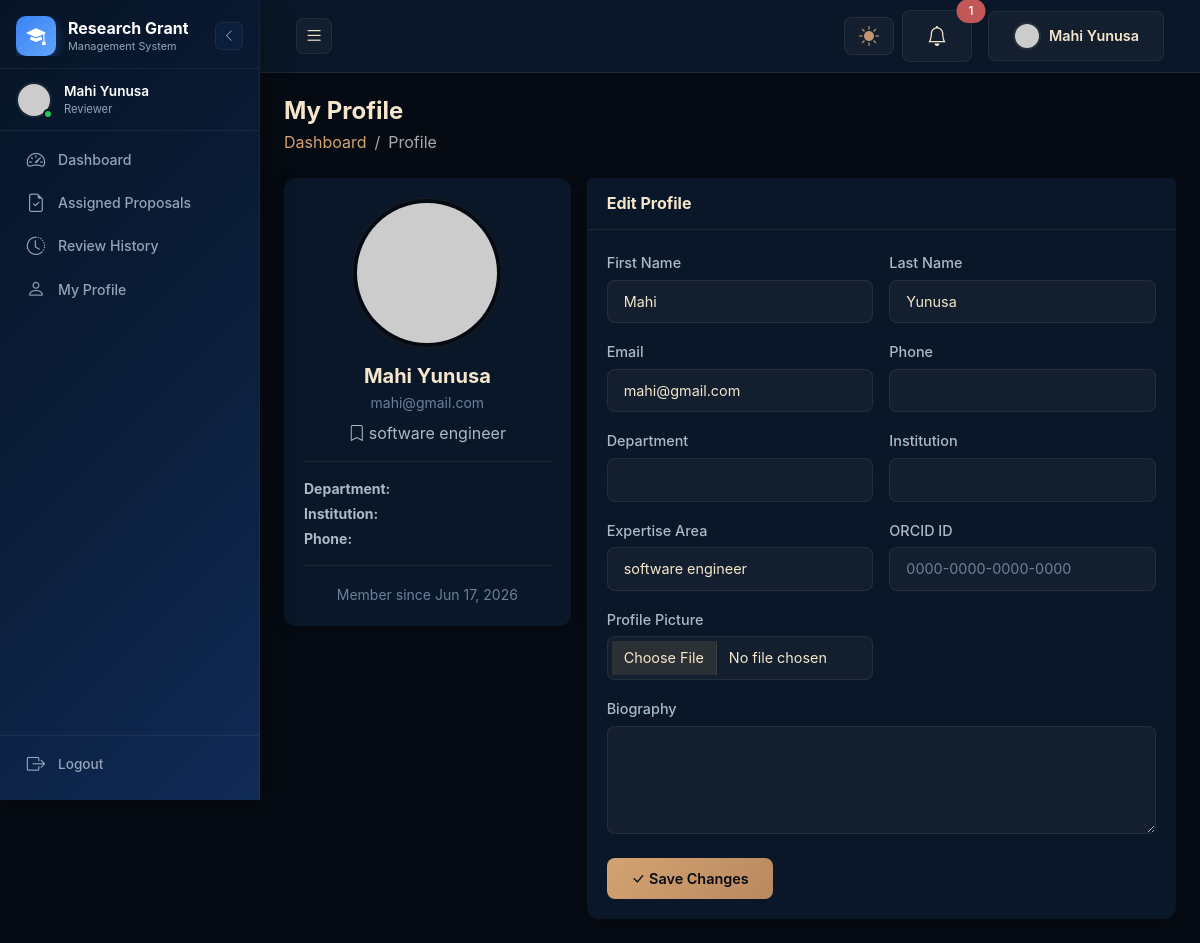
Page /reviewer/pages/profile.php (signed in) on the committed database.
### tables this page shows
CREATE TABLE `users` (
  `id` int(11) NOT NULL AUTO_INCREMENT,
  `username` varchar(100) NOT NULL,
  `email` varchar(255) NOT NULL,
  `password` varchar(255) NOT NULL,
  `first_name` varchar(100) DEFAULT NULL,
  `last_name` varchar(100) DEFAULT NULL,
  `role` enum('admin','researcher','reviewer') NOT NULL DEFAULT 'researcher',
  `profile_picture` varchar(255) DEFAULT NULL,
  `phone` varchar(50) DEFAULT NULL,
  `department` varchar(255) DEFAULT NULL,
  `institution` varchar(255) DEFAULT NULL,
  `biography` text,
  `orcid_id` varchar(100) DEFAULT NULL,
  `google_scholar` varchar(255) DEFAULT NULL,
  `research_interests` text,
  `qualification` varchar(255) DEFAULT NULL,
  `cv_file` varchar(255) DEFAULT NULL,
  `expertise_area` varchar(255) DEFAULT NULL,
  `reviewer_status` enum('pending','active','inactive') DEFAULT 'pending',
  `is_active` tinyint(1) NOT NULL DEFAULT '1',
  `email_verified` tinyint(1) NOT NULL DEFAULT '0',
  `email_verified_at` datetime DEFAULT NULL,
  `verification_token` varchar(255) DEFAULT NULL,
  `reset_token` varchar(255) DEFAULT NULL,
  `reset_token_expires` datetime DEFAULT NULL,
  `last_login` datetime DEFAULT NULL,
  `created_at` timestamp NOT NULL DEFAULT CURRENT_TIMESTAMP,
  `updated_at` timestamp NOT NULL DEFAULT CURRENT_TIMESTAMP ON UPDATE CURRENT_TIMESTAMP,
  PRIMARY KEY (`id`),
  UNIQUE KEY `username` (`username`),
  UNIQUE KEY `email` (`email`),
  KEY `role` (`role`),
  KEY `is_active` (`is_active`)
);

### includes/functions.php (called while the page is built, shortened)
<?php
function formatDate($date, $format = 'M d, Y') {
    return date($format, strtotime($date));
}
function getProfilePicture($user) {
    return "https://ui-avatars.com/api/?name=" . urlencode($user['first_name'] . '+' . $user['last_name']) . "&background=0D6EFD&color=fff&size=150";
}

### reviewer/pages/profile.php (the view, shortened to what this page needs)
<?php
require_once __DIR__ . '/../../includes/functions.php';
$userId = $_SESSION['user_id'];
$db = getDb();
$stmt = $db->prepare("SELECT * FROM users WHERE id = :id LIMIT 1");
$stmt->execute([':id' => $userId]);
$user = $stmt->fetch();
include_once __DIR__ . '/../../includes/header.php';
?>
<div class="d-flex justify-content-between align-items-center mb-4">
    <div>
        <h4 class="mb-1 fw-bold">My Profile</h4>
        <nav aria-label="breadcrumb">
            <ol class="breadcrumb mb-0">
                <li class="breadcrumb-item"><a href="<?= SITE_URL ?>reviewer/index.php">Dashboard</a></li>
                <li class="breadcrumb-item active">Profile</li>
            </ol>
        </nav>
    </div>
</div>
<div class="row g-3">
    <div class="col-lg-4">
        <div class="card border-0 shadow-sm">
            <div class="card-body text-center">
                <img src="<?= getProfilePicture($user) ?>" alt="Profile" class="rounded-circle img-thumbnail mb-3" width="150" height="150">
                <h5 class="mb-1"><?= htmlspecialchars($user['first_name'] . ' ' . $user['last_name']) ?></h5>
                <p class="text-muted small mb-2"><?= htmlspecialchars($user['email']) ?></p>
                <?php if ($user['expertise_area']): ?>
                <p class="mb-1"><i class="bi bi-bookmark me-1"></i><?= htmlspecialchars($user['expertise_area']) ?></p>
                <?php endif; ?>
                <hr>
                <div class="text-start small">
                    <p class="mb-1"><strong>Department:</strong> <?= htmlspecialchars($user['department'] ?? 'N/A') ?></p>
                    <p class="mb-1"><strong>Institution:</strong> <?= htmlspecialchars($user['institution'] ?? 'N/A') ?></p>
                    <p class="mb-0"><strong>Phone:</strong> <?= htmlspecialchars($user['phone'] ?? 'N/A') ?></p>
                </div>
                <hr>
                <small class="text-muted">Member since <?= formatDate($user['created_at']) ?></small>
            </div>
        </div>
    </div>
    <div class="col-lg-8">
        <div class="card border-0 shadow-sm">
            <div class="card-header bg-white py-3">
                <h6 class="mb-0 fw-bold">Edit Profile</h6>
            </div>
            <div class="card-body">
                <form method="POST" enctype="multipart/form-data">
                    <div class="row g-3">
                        <div class="col-md-6">
                            <label class="form-label small fw-medium">First Name</label>
                            <input type="text" name="first_name" class="form-control" value="<?= htmlspecialchars($user['first_name']) ?>" required>
                        </div>
                        <div class="col-md-6">
                            <label class="form-label small fw-medium">Last Name</label>
                            <input type="text" name="last_name" class="form-control" value="<?= htmlspecialchars($user['last_name']) ?>" required>
                        </div>
                        <div class="col-md-6">
                            <label class="form-label small fw-medium">Email</label>
                            <input type="email" name="email" class="form-control" value="<?= htmlspecialchars($user['email']) ?>" required>
                        </div>
                        <div class="col-md-6">
                            <label class="form-label small fw-medium">Phone</label>
                            <input type="text" name="phone" class="form-control" value="<?= htmlspecialchars($user['phone'] ?? '') ?>">
                        </div>
                        <div class="col-md-6">
                            <label class="form-label small fw-medium">Department</label>
                            <input type="text" name="department" class="form-control" value="<?= htmlspecialchars($user['department'] ?? '') ?>">
                        </div>
                        <div class="col-md-6">
                            <label class="form-label small fw-medium">Institution</label>
                            <input type="text" name="institution" class="form-control" value="<?= htmlspecialchars($user['institution'] ?? '') ?>">
                        </div>
                        <div class="col-md-6">
                            <label class="form-label small fw-medium">Expertise Area</label>
                            <input type="text" name="expertise_area" class="form-control" value="<?= htmlspecialchars($user['expertise_area'] ?? '') ?>" placeholder="e.g. Computer Science, Biology">
                        </div>
                        <div class="col-md-6">
                            <label class="form-label small fw-medium">ORCID ID</label>
                            <input type="text" name="orcid_id" class="form-control" value="<?= htmlspecialchars($user['orcid_id'] ?? '') ?>" placeholder="0000-0000-0000-0000">
                        </div>
                        <div class="col-md-6">
                            <label class="form-label small fw-medium">Profile Picture</label>
                            <input type="file" name="profile_picture" class="form-control" accept="image/*">
                        </div>
                        <div class="col-12">
                            <label class="form-label small fw-medium">Biography</label>
                            <textarea name="biography" class="form-control" rows="4"><?= htmlspecialchars($user['biography'] ?? '') ?></textarea>
                        </div>
                    </div>
                    <div class="mt-4">
                        <button type="submit" class="btn btn-primary"><i class="bi bi-check-lg me-1"></i>Save Changes</button>
                    </div>
                </form>
            </div>
        </div>
    </div>
</div>
<?php include_once __DIR__ . '/../../includes/footer.php'; ?>

### assets/css/style.css (style rules this page uses)
:root { --dark: #060a12; --dark2: #0a1728; --dark3: #1b3858; --primary: #d4a373; --primary-light: #e8c9a0; --primary-dark: #b8895e; --secondary: #537497; --secondary-light: #69819c; --tertiary: #96b2c6; --green: #65a390; --amber: #c4936f; --red: #c15757; --text: #f5e6cc; --text-muted: #aabbc8; --text-dim: #69819c; --glass: rgba(245, 230, 204, .04); --glass-hover: rgba(245, 230, 204, .07); --glass-border: rgba(245, 230, 204, .08); --glow-primary: rgba(212, 163, 115, .35); --glow-secondary: rgba(83, 116, 151, .35); --sidebar-width: 260px; --sidebar-collapsed: 80px; --sidebar-bg: #071426; --sidebar-gradient: linear-gradient(135deg, #071426, #0B1D39, #102B57); --sidebar-primary: #3B82F6; --sidebar-primary-glow: rgba(59, 130, 246, .35); --sidebar-secondary: #60A5FA; --sidebar-text: #FFFFFF; --sidebar-muted: #94A3B8; --sidebar-glass: rgba(59, 130, 246, .06); --sidebar-glass-hover: rgba(59, 130, 246, .1); --sidebar-border: rgba(148, 163, 184, .1); --header-height: 60px; --radius: 12px; --radius-sm: 8px; --transition: all .3s ease; --bs-body-bg: var(--dark); --bs-body-color: var(--text); --bs-primary: var(--primary); --bs-secondary: var(--secondary); --bs-success: var(--green); --bs-warning: var(--amber); --bs-danger: var(--red); --bs-info: var(--tertiary); --bs-light: var(--dark2); --bs-dark: #000; --bs-border-color: var(--glass-border); --bs-link-color: var(--primary); --bs-link-hover-color: var(--primary-light); }
* { margin: 0; padding: 0; box-sizing: border-box; }
body { font-family: 'Inter', -apple-system, BlinkMacSystemFont, sans-serif; background: var(--dark); color: var(--text); overflow-x: hidden; }
h1, h2, h3, h4, h5, h6 { font-weight: 700; color: var(--text); }
a { text-decoration: none; transition: var(--transition); color: var(--primary); }
.card { border: 1px solid var(--glass-border); border-radius: var(--radius); background: var(--dark2); transition: var(--transition); }
.card-header { background: transparent; border-bottom: 1px solid var(--glass-border); font-weight: 600; padding: 16px 20px; color: var(--text); }
.card-body { padding: 20px; color: var(--text-muted); }
.btn { border-radius: var(--radius-sm); font-weight: 600; padding: 10px 24px; transition: var(--transition); font-size: .9rem; }
.btn-primary { background: linear-gradient(135deg, var(--primary), var(--primary-dark)); border: none; color: var(--dark); }
.form-control, .form-select { border-radius: var(--radius-sm); padding: 10px 16px; border: 1px solid var(--glass-border); transition: var(--transition); font-size: .9rem; background: var(--glass); color: var(--text); }
.form-control::placeholder { color: var(--text-dim); }
.form-label { font-weight: 500; font-size: .9rem; color: var(--text-muted); margin-bottom: 6px; }
textarea.form-control { min-height: 100px; }
.bg-white { background: var(--dark2) !important; }
hr { border-color: var(--glass-border); opacity: 1; }
.text-muted { color: var(--text-dim) !important; }
.shadow-sm { box-shadow: 0 2px 10px rgba(0,0,0,.2) !important; }

### rows in the picture
users: first_name+last_name "Mahi Yunusa", email "mahi@gmail.com", expertise_area "software engineer", created_at "Jun 17, 2026", first_name "Mahi", last_name "Yunusa"

### other values in the picture
$_SESSION['user_name'] "Mahi Yunusa"
str_replace('_', ' ', $role) "Reviewer"
$unreadCount "1"
